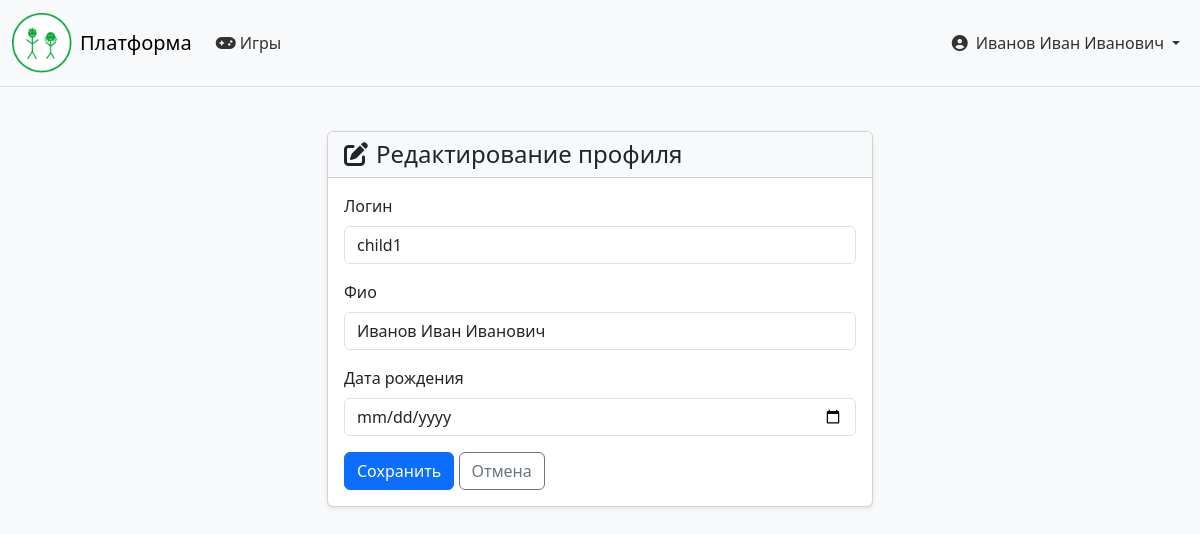
Screenshot of /profile/edit/ (signed in) with the database file from the repository.
### accounts/models.py (models this page shows, shortened)
class CUsers(models.Model):
    username = models.CharField('логин', max_length=150, unique=True)
    name = models.CharField('фио', max_length=150)
    date_of_b = models.DateField('дата рождения')
    role = models.CharField(max_length=20, choices=[
        ('admin', 'Администратор'),
        ('doctor', 'Врач'),
        ('parent', 'Родитель'),
        ('child', 'Ребёнок'),
    ], default='child')
    password = models.CharField('пароль', max_length=150)
    is_auth = models.BooleanField(default=False)
    created_at = models.DateTimeField(auto_now_add=True)
    children = models.ManyToManyField(
        'self',
        symmetrical=False,
        related_name='parents',
        blank=True
    )
    patients = models.ManyToManyField(
        'self',
        symmetrical=False,
        related_name='doctors',
        blank=True,
        limit_choices_to={'role': 'child'}
    )
    connection_code = models.CharField(max_length=10, blank=True, null=True, unique=True)
    code_expires = models.DateTimeField(blank=True, null=True)
    class Meta:
        verbose_name = 'Пользователь'
        verbose_name_plural = 'Пользователи'

### accounts/views.py (the view)
# urls.py: path('profile/edit/', views.profile_edit_view, name='profile_edit'),
def profile_edit_view(request):
    user_id = request.session.get('user_id')
    if not user_id:
        return redirect('login')
    user = get_object_or_404(CUsers, id=user_id)
    form_class = ProfileSelfEditForm
    if request.method == 'POST':
        form = form_class(request.POST, instance=user)
        if form.is_valid():
            form.save()
            messages.success(request, 'Профиль обновлён')
            return redirect('profile')
    else:
        form = form_class(instance=user)
    context = {
        'form': form,
        'user': user,
    }
    return render(request, 'profile_edit.html', context)

### accounts/forms.py (shortened to what this page needs)
class ProfileSelfEditForm(forms.ModelForm):
    class Meta:
        model = CUsers
        fields = ['username', 'name', 'date_of_b']
        widgets = {
            'username': forms.TextInput(attrs={'class': 'form-control'}),
            'name': forms.TextInput(attrs={'class': 'form-control'}),
            'date_of_b': forms.DateInput(attrs={'class': 'form-control', 'type': 'date'}),
        }

### accounts/templates/profile_edit.html (shortened to what this page needs)
{% extends 'base.html' %}
{% block content %}
<div class="container mt-4">
    <div class="row">
        <div class="col-lg-6 mx-auto">
            <div class="card shadow-sm">
                <div class="card-header bg-light">
                    <h4 class="mb-0"><i class="fas fa-edit me-2"></i>Редактирование профиля</h4>
                </div>
                <div class="card-body">
                    <form method="post">
                        {% for field in form %}
                        <div class="mb-3">
                            <label for="{{ field.id_for_label }}" class="form-label">{{ field.label }}</label>
                            {{ field }}
                        </div>
                        {% endfor %}
                        <button type="submit" class="btn btn-primary">Сохранить</button>
                        <a href="{% url 'profile' %}" class="btn btn-outline-secondary">Отмена</a>
                    </form>
                </div>
            </div>
        </div>
    </div>
</div>
{% endblock %}

### accounts/templates/base.html (shortened to what this page needs)
{% load static %}
<!DOCTYPE html>
<html lang="ru">
<head>
    <link href="https://cdn.jsdelivr.net/npm/bootstrap@5.3.2/dist/css/bootstrap.min.css" rel="stylesheet">
    <link rel="stylesheet" href="https://cdnjs.cloudflare.com/ajax/libs/font-awesome/6.5.1/css/all.min.css">
</head>
<body>
    <nav class="navbar navbar-expand-lg navbar-light bg-light border-bottom sticky-top">
        <div class="container-fluid">
            <a class="navbar-brand d-flex align-items-center" href="{% url 'home' %}">
                <img src="{% static 'img/logo.png' %}" alt="Логотип" class="me-2" onerror="this.style.display='none'">
                <span>Платформа</span>
            </a>
            <div class="collapse navbar-collapse" id="navbarNav">
                <ul class="navbar-nav me-auto">
                    {% if request.session.user_role == 'admin' %}
                    <li class="nav-item"><a class="nav-link" href="{% url 'admin_dashboard' %}"><i class="fas fa-tachometer-alt me-1"></i>Панель</a></li>
                    <li class="nav-item"><a class="nav-link" href="{% url 'admin_verify_licenses' %}"><i class="fas fa-id-card me-1"></i>Лицензии</a></li>
                    <li class="nav-item"><a class="nav-link" href="{% url 'admin_bulk_assign' %}"><i class="fas fa-users me-1"></i>Назначения</a></li>
                    {% elif request.session.user_role == 'doctor' %}
                    <li class="nav-item"><a class="nav-link" href="{% url 'doctor_dashboard' %}"><i class="fas fa-tachometer-alt me-1"></i>Панель</a></li>
                    <li class="nav-item"><a class="nav-link" href="{% url 'profile' %}"><i class="fas fa-user me-1"></i>Профиль</a></li>
                    {% elif request.session.user_role == 'parent' and request.session.user_id %}
                    <li class="nav-item"><a class="nav-link" href="{% url 'parent_dashboard' request.session.user_id %}"><i class="fas fa-home me-1"></i>Мои дети</a></li>
                    <li class="nav-item"><a class="nav-link" href="{% url 'profile' %}"><i class="fas fa-user me-1"></i>Профиль</a></li>
                    {% elif request.session.user_role == 'child' and request.session.user_id %}
                    <li class="nav-item"><a class="nav-link" href="{% url 'game_dashboard' request.session.user_id %}"><i class="fas fa-gamepad me-1"></i>Игры</a></li>
                    {% else %}
                    <li class="nav-item"><a class="nav-link" href="{% url 'home' %}"><i class="fas fa-home me-1"></i>Главная</a></li>
                    <li class="nav-item"><a class="nav-link" href="{% url 'register_choice' %}"><i class="fas fa-user-plus me-1"></i>Регистрация</a></li>
                    {% endif %}
                </ul>
                <ul class="navbar-nav">
                    {% if request.session.user_name %}
                    <li class="nav-item dropdown">
                        <a class="nav-link dropdown-toggle d-flex align-items-center" href="#" id="userDropdown" role="button" data-bs-toggle="dropdown" aria-expanded="false">
                            <i class="fas fa-user-circle me-2"></i>
                            <span class="d-none d-md-inline">{{ request.session.user_name }}</span>
                        </a>
                    </li>
                    {% else %}
                    <li class="nav-item"><a class="nav-link" href="{% url 'login' %}"><i class="fas fa-sign-in-alt me-1"></i>Вход</a></li>
                    {% endif %}
                </ul>
            </div>
        </div>
    </nav>
    <main {% block main_attr %}class="main-default"{% endblock %}>
        <div class="main-content">
            {% block content %}
            {% endblock %}
        </div>
    </main>
</body>
</html>

### accounts/templates/base.html (style rules this page uses)
html, body { height: 100%; margin: 0; display: flex; flex-direction: column; }
body { font-family: 'Muller', system-ui, sans-serif; background-color: #f8f9fa; color: #343a40; }
main { flex: 1; display: flex; flex-direction: column; padding: 0; }
main .main-content { flex: 1; width: 100%; max-width: 1200px; margin: 0 auto; padding: 20px; }
.navbar-brand img { max-height: 60px; }
.nav-link { color: rgba(0,0,0,0.8) !important; }
.dropdown-toggle::after { margin-left: 0.5em; }

### rows the page displays
CUsers: session.user_name "Иванов Иван Иванович", form "child1" "Иванов Иван Иванович"

### other values shown
{{ field.label }} "Логин" "Фио" "Дата рождения"
